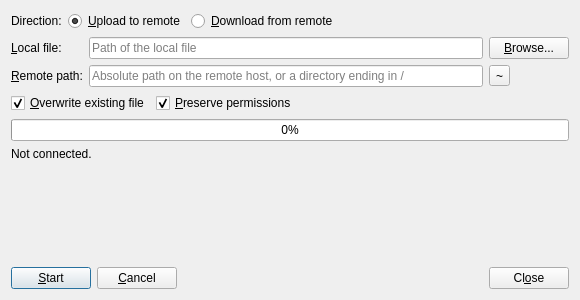
<?xml version="1.0" encoding="UTF-8"?>
<ui version="4.0">
 <class>RemoteFileDialog</class>
 <widget class="QDialog" name="RemoteFileDialog">
  <property name="geometry">
   <rect>
    <x>0</x>
    <y>0</y>
    <width>580</width>
    <height>300</height>
   </rect>
  </property>
  <property name="windowTitle">
   <string>Remote File Transfer</string>
  </property>
  <layout class="QVBoxLayout" name="verticalLayout">
   <item>
    <layout class="QHBoxLayout" name="directionLayout">
     <item>
      <widget class="QLabel" name="labelDirection">
       <property name="text">
        <string>Direction:</string>
       </property>
      </widget>
     </item>
     <item>
      <widget class="QRadioButton" name="radioUpload">
       <property name="toolTip">
        <string>Copy a local file to the remote host (SFTP)</string>
       </property>
       <property name="text">
        <string>&amp;Upload to remote</string>
       </property>
       <property name="checked">
        <bool>true</bool>
       </property>
      </widget>
     </item>
     <item>
      <widget class="QRadioButton" name="radioDownload">
       <property name="toolTip">
        <string>Copy a remote file to this computer (SFTP)</string>
       </property>
       <property name="text">
        <string>&amp;Download from remote</string>
       </property>
      </widget>
     </item>
     <item>
      <spacer name="directionSpacer">
       <property name="orientation">
        <enum>Qt::Orientation::Horizontal</enum>
       </property>
       <property name="sizeHint" stdset="0">
        <size>
         <width>40</width>
         <height>20</height>
        </size>
       </property>
      </spacer>
     </item>
    </layout>
   </item>
   <item>
    <layout class="QGridLayout" name="pathsLayout">
     <item row="0" column="0">
      <widget class="QLabel" name="labelLocal">
       <property name="text">
        <string>&amp;Local file:</string>
       </property>
       <property name="buddy">
        <cstring>editLocalPath</cstring>
       </property>
      </widget>
     </item>
     <item row="0" column="1">
      <widget class="QLineEdit" name="editLocalPath">
       <property name="placeholderText">
        <string>Path of the local file</string>
       </property>
       <property name="clearButtonEnabled">
        <bool>true</bool>
       </property>
      </widget>
     </item>
     <item row="0" column="2">
      <widget class="QPushButton" name="buttonBrowseLocal">
       <property name="text">
        <string>&amp;Browse...</string>
       </property>
      </widget>
     </item>
     <item row="1" column="0">
      <widget class="QLabel" name="labelRemote">
       <property name="text">
        <string>&amp;Remote path:</string>
       </property>
       <property name="buddy">
        <cstring>editRemotePath</cstring>
       </property>
      </widget>
     </item>
     <item row="1" column="1">
      <widget class="QLineEdit" name="editRemotePath">
       <property name="placeholderText">
        <string>Absolute path on the remote host, or a directory ending in /</string>
       </property>
       <property name="clearButtonEnabled">
        <bool>true</bool>
       </property>
      </widget>
     </item>
     <item row="1" column="2">
      <widget class="QToolButton" name="buttonRemoteHome">
       <property name="toolTip">
        <string>Use the remote home directory</string>
       </property>
       <property name="text">
        <string>~</string>
       </property>
      </widget>
     </item>
    </layout>
   </item>
   <item>
    <layout class="QHBoxLayout" name="optionsLayout">
     <item>
      <widget class="QCheckBox" name="checkOverwrite">
       <property name="text">
        <string>&amp;Overwrite existing file</string>
       </property>
       <property name="checked">
        <bool>true</bool>
       </property>
      </widget>
     </item>
     <item>
      <widget class="QCheckBox" name="checkPreservePermissions">
       <property name="toolTip">
        <string>Keep the permission bits of the source file (an executable stays executable)</string>
       </property>
       <property name="text">
        <string>&amp;Preserve permissions</string>
       </property>
       <property name="checked">
        <bool>true</bool>
       </property>
      </widget>
     </item>
     <item>
      <spacer name="optionsSpacer">
       <property name="orientation">
        <enum>Qt::Orientation::Horizontal</enum>
       </property>
       <property name="sizeHint" stdset="0">
        <size>
         <width>40</width>
         <height>20</height>
        </size>
       </property>
      </spacer>
     </item>
    </layout>
   </item>
   <item>
    <widget class="QProgressBar" name="progressBar">
     <property name="minimum">
      <number>0</number>
     </property>
     <property name="maximum">
      <number>100</number>
     </property>
     <property name="value">
      <number>0</number>
     </property>
     <property name="textVisible">
      <bool>true</bool>
     </property>
    </widget>
   </item>
   <item>
    <widget class="QLabel" name="labelStatus">
     <property name="text">
      <string>Not connected.</string>
     </property>
     <property name="wordWrap">
      <bool>true</bool>
     </property>
    </widget>
   </item>
   <item>
    <spacer name="verticalSpacer">
     <property name="orientation">
      <enum>Qt::Orientation::Vertical</enum>
     </property>
     <property name="sizeHint" stdset="0">
      <size>
       <width>20</width>
       <height>8</height>
      </size>
     </property>
    </spacer>
   </item>
   <item>
    <layout class="QHBoxLayout" name="buttonLayout">
     <item>
      <widget class="QPushButton" name="buttonStart">
       <property name="text">
        <string>&amp;Start</string>
       </property>
       <property name="default">
        <bool>true</bool>
       </property>
      </widget>
     </item>
     <item>
      <widget class="QPushButton" name="buttonCancel">
       <property name="text">
        <string>&amp;Cancel</string>
       </property>
      </widget>
     </item>
     <item>
      <spacer name="buttonSpacer">
       <property name="orientation">
        <enum>Qt::Orientation::Horizontal</enum>
       </property>
       <property name="sizeHint" stdset="0">
        <size>
         <width>40</width>
         <height>20</height>
        </size>
       </property>
      </spacer>
     </item>
     <item>
      <widget class="QPushButton" name="buttonClose">
       <property name="text">
        <string>Cl&amp;ose</string>
       </property>
       <property name="autoDefault">
        <bool>false</bool>
       </property>
      </widget>
     </item>
    </layout>
   </item>
  </layout>
 </widget>
 <resources/>
 <connections/>
</ui>
